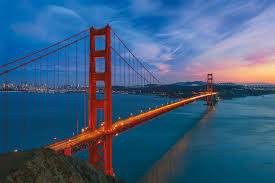
#> input picture cs50-python/filter/bridge.jpeg, 275 x 183 px, found by its file name
$ python imageBlur.py
#> lines starting #> are read from the running program, lines starting #| are printed output that depends on the picture
from PIL import Image, ImageFilter

before = Image.open("bridge.jpeg")
#> before is the input picture: PIL image 275x183 RGB; mean R, G, B 61.1, 93.6, 126.7
after = before.filter(ImageFilter.BoxBlur(10))
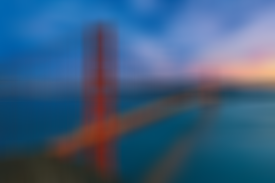
#> after: PIL image 275x183 RGB; mean R, G, B 61, 93.6, 126.6
after.save("out.jpeg")

$ run again, with cs50-python/filter/download.webp saved as cs50-python/filter/bridge.jpeg
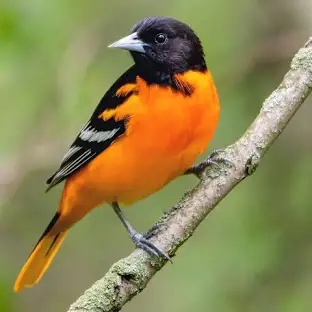
#> input picture cs50-python/filter/download.webp, 312 x 312 px, found by its file name
#> before is the input picture: PIL image 312x312 RGB; mean R, G, B 141.6, 133.7, 82.8
#> `after = before.filter(ImageFilter.BoxBlur(10))`:
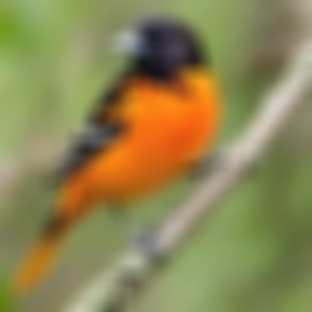
#> after: PIL image 312x312 RGB; mean R, G, B 141.6, 133.7, 82.8
